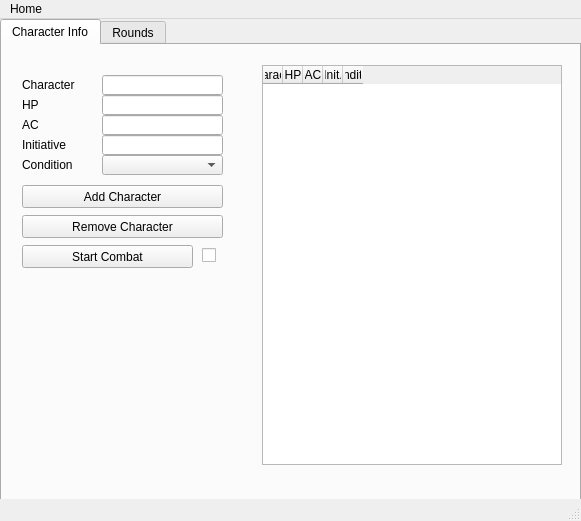
<?xml version="1.0" encoding="UTF-8"?>
<ui version="4.0">
 <class>CT_gui</class>
 <widget class="QMainWindow" name="CT_gui">
  <property name="geometry">
   <rect>
    <x>0</x>
    <y>0</y>
    <width>581</width>
    <height>521</height>
   </rect>
  </property>
  <property name="windowTitle">
   <string>CombAlva Tracked</string>
  </property>
  <property name="windowIcon">
   <iconset resource="Icon.qrc">
    <normaloff>:/icon/CT_icon.ico</normaloff>:/icon/CT_icon.ico</iconset>
  </property>
  <widget class="QWidget" name="centralwidget">
   <widget class="QTabWidget" name="tabWidget">
    <property name="enabled">
     <bool>true</bool>
    </property>
    <property name="geometry">
     <rect>
      <x>0</x>
      <y>0</y>
      <width>581</width>
      <height>501</height>
     </rect>
    </property>
    <property name="sizePolicy">
     <sizepolicy hsizetype="Expanding" vsizetype="Expanding">
      <horstretch>0</horstretch>
      <verstretch>0</verstretch>
     </sizepolicy>
    </property>
    <property name="currentIndex">
     <number>0</number>
    </property>
    <widget class="QWidget" name="tab">
     <attribute name="title">
      <string>Character Info</string>
     </attribute>
     <widget class="QTableWidget" name="CharDataTable">
      <property name="geometry">
       <rect>
        <x>260</x>
        <y>20</y>
        <width>300</width>
        <height>400</height>
       </rect>
      </property>
      <property name="editTriggers">
       <set>QAbstractItemView::NoEditTriggers</set>
      </property>
      <property name="alternatingRowColors">
       <bool>true</bool>
      </property>
      <attribute name="horizontalHeaderCascadingSectionResizes">
       <bool>true</bool>
      </attribute>
      <attribute name="horizontalHeaderMinimumSectionSize">
       <number>1</number>
      </attribute>
      <attribute name="horizontalHeaderDefaultSectionSize">
       <number>10</number>
      </attribute>
      <attribute name="horizontalHeaderShowSortIndicator" stdset="0">
       <bool>false</bool>
      </attribute>
      <attribute name="verticalHeaderVisible">
       <bool>false</bool>
      </attribute>
      <attribute name="verticalHeaderMinimumSectionSize">
       <number>20</number>
      </attribute>
      <attribute name="verticalHeaderDefaultSectionSize">
       <number>20</number>
      </attribute>
      <column>
       <property name="text">
        <string>Character</string>
       </property>
      </column>
      <column>
       <property name="text">
        <string>HP</string>
       </property>
      </column>
      <column>
       <property name="text">
        <string>AC</string>
       </property>
      </column>
      <column>
       <property name="text">
        <string>Init.</string>
       </property>
      </column>
      <column>
       <property name="text">
        <string>Condition</string>
       </property>
      </column>
     </widget>
     <widget class="QLineEdit" name="CharEdit">
      <property name="geometry">
       <rect>
        <x>100</x>
        <y>30</y>
        <width>121</width>
        <height>20</height>
       </rect>
      </property>
      <property name="alignment">
       <set>Qt::AlignRight|Qt::AlignTrailing|Qt::AlignVCenter</set>
      </property>
     </widget>
     <widget class="QLineEdit" name="HPEdit">
      <property name="geometry">
       <rect>
        <x>100</x>
        <y>50</y>
        <width>121</width>
        <height>20</height>
       </rect>
      </property>
      <property name="alignment">
       <set>Qt::AlignRight|Qt::AlignTrailing|Qt::AlignVCenter</set>
      </property>
     </widget>
     <widget class="QLineEdit" name="ACEdit">
      <property name="geometry">
       <rect>
        <x>100</x>
        <y>70</y>
        <width>121</width>
        <height>20</height>
       </rect>
      </property>
      <property name="alignment">
       <set>Qt::AlignRight|Qt::AlignTrailing|Qt::AlignVCenter</set>
      </property>
     </widget>
     <widget class="QLineEdit" name="InitiativeEdit">
      <property name="geometry">
       <rect>
        <x>100</x>
        <y>90</y>
        <width>121</width>
        <height>20</height>
       </rect>
      </property>
      <property name="alignment">
       <set>Qt::AlignRight|Qt::AlignTrailing|Qt::AlignVCenter</set>
      </property>
     </widget>
     <widget class="QPushButton" name="AddCharButton">
      <property name="geometry">
       <rect>
        <x>20</x>
        <y>140</y>
        <width>201</width>
        <height>23</height>
       </rect>
      </property>
      <property name="text">
       <string>Add Character</string>
      </property>
     </widget>
     <widget class="QPushButton" name="UndoCharButton">
      <property name="geometry">
       <rect>
        <x>20</x>
        <y>170</y>
        <width>201</width>
        <height>23</height>
       </rect>
      </property>
      <property name="text">
       <string>Remove Character</string>
      </property>
     </widget>
     <widget class="QPushButton" name="StartCombButton">
      <property name="geometry">
       <rect>
        <x>20</x>
        <y>200</y>
        <width>171</width>
        <height>23</height>
       </rect>
      </property>
      <property name="text">
       <string>Start Combat</string>
      </property>
     </widget>
     <widget class="QCheckBox" name="CombatCheckBox">
      <property name="geometry">
       <rect>
        <x>200</x>
        <y>200</y>
        <width>41</width>
        <height>21</height>
       </rect>
      </property>
      <property name="text">
       <string/>
      </property>
      <property name="checkable">
       <bool>false</bool>
      </property>
     </widget>
     <widget class="QLabel" name="Char">
      <property name="geometry">
       <rect>
        <x>20</x>
        <y>30</y>
        <width>81</width>
        <height>20</height>
       </rect>
      </property>
      <property name="text">
       <string>Character</string>
      </property>
     </widget>
     <widget class="QLabel" name="HP">
      <property name="geometry">
       <rect>
        <x>20</x>
        <y>50</y>
        <width>81</width>
        <height>20</height>
       </rect>
      </property>
      <property name="text">
       <string>HP</string>
      </property>
     </widget>
     <widget class="QLabel" name="AC">
      <property name="geometry">
       <rect>
        <x>20</x>
        <y>70</y>
        <width>81</width>
        <height>20</height>
       </rect>
      </property>
      <property name="text">
       <string>AC</string>
      </property>
     </widget>
     <widget class="QLabel" name="Initiative">
      <property name="geometry">
       <rect>
        <x>20</x>
        <y>90</y>
        <width>81</width>
        <height>20</height>
       </rect>
      </property>
      <property name="text">
       <string>Initiative</string>
      </property>
     </widget>
     <widget class="QLabel" name="Cond">
      <property name="geometry">
       <rect>
        <x>20</x>
        <y>110</y>
        <width>81</width>
        <height>20</height>
       </rect>
      </property>
      <property name="text">
       <string>Condition</string>
      </property>
     </widget>
     <widget class="QComboBox" name="CondComboBox">
      <property name="enabled">
       <bool>true</bool>
      </property>
      <property name="geometry">
       <rect>
        <x>100</x>
        <y>110</y>
        <width>121</width>
        <height>20</height>
       </rect>
      </property>
      <property name="editable">
       <bool>false</bool>
      </property>
      <property name="currentText">
       <string/>
      </property>
      <property name="sizeAdjustPolicy">
       <enum>QComboBox::AdjustToMinimumContentsLength</enum>
      </property>
     </widget>
    </widget>
    <widget class="QWidget" name="tab_2">
     <attribute name="title">
      <string>Rounds</string>
     </attribute>
     <widget class="QTableWidget" name="CharOrderTable">
      <property name="geometry">
       <rect>
        <x>10</x>
        <y>20</y>
        <width>300</width>
        <height>400</height>
       </rect>
      </property>
      <property name="editTriggers">
       <set>QAbstractItemView::NoEditTriggers</set>
      </property>
      <property name="alternatingRowColors">
       <bool>true</bool>
      </property>
      <attribute name="horizontalHeaderCascadingSectionResizes">
       <bool>true</bool>
      </attribute>
      <attribute name="horizontalHeaderMinimumSectionSize">
       <number>1</number>
      </attribute>
      <attribute name="horizontalHeaderDefaultSectionSize">
       <number>10</number>
      </attribute>
      <attribute name="verticalHeaderVisible">
       <bool>false</bool>
      </attribute>
      <attribute name="verticalHeaderMinimumSectionSize">
       <number>20</number>
      </attribute>
      <attribute name="verticalHeaderDefaultSectionSize">
       <number>20</number>
      </attribute>
      <column>
       <property name="text">
        <string>Character</string>
       </property>
      </column>
      <column>
       <property name="text">
        <string>HP</string>
       </property>
      </column>
      <column>
       <property name="text">
        <string>AC</string>
       </property>
      </column>
      <column>
       <property name="text">
        <string>Init.</string>
       </property>
      </column>
      <column>
       <property name="text">
        <string>Condition</string>
       </property>
      </column>
     </widget>
     <widget class="QLineEdit" name="DmgDealtEdit">
      <property name="geometry">
       <rect>
        <x>440</x>
        <y>60</y>
        <width>121</width>
        <height>20</height>
       </rect>
      </property>
      <property name="text">
       <string>0</string>
      </property>
      <property name="alignment">
       <set>Qt::AlignRight|Qt::AlignTrailing|Qt::AlignVCenter</set>
      </property>
     </widget>
     <widget class="QLabel" name="Damage">
      <property name="geometry">
       <rect>
        <x>320</x>
        <y>30</y>
        <width>211</width>
        <height>20</height>
       </rect>
      </property>
      <property name="text">
       <string>Damage</string>
      </property>
      <property name="alignment">
       <set>Qt::AlignCenter</set>
      </property>
     </widget>
     <widget class="QLabel" name="DmgDealt">
      <property name="geometry">
       <rect>
        <x>320</x>
        <y>60</y>
        <width>121</width>
        <height>20</height>
       </rect>
      </property>
      <property name="text">
       <string>Damage dealt</string>
      </property>
     </widget>
     <widget class="QComboBox" name="DmgTargetComboBox">
      <property name="geometry">
       <rect>
        <x>440</x>
        <y>80</y>
        <width>121</width>
        <height>22</height>
       </rect>
      </property>
     </widget>
     <widget class="QLabel" name="DmgTarget">
      <property name="geometry">
       <rect>
        <x>320</x>
        <y>80</y>
        <width>121</width>
        <height>20</height>
       </rect>
      </property>
      <property name="text">
       <string>Damage target</string>
      </property>
     </widget>
     <widget class="QLabel" name="CondDealt">
      <property name="geometry">
       <rect>
        <x>320</x>
        <y>160</y>
        <width>121</width>
        <height>20</height>
       </rect>
      </property>
      <property name="text">
       <string>Condition dealt</string>
      </property>
     </widget>
     <widget class="QLabel" name="CondTarget">
      <property name="geometry">
       <rect>
        <x>320</x>
        <y>180</y>
        <width>121</width>
        <height>20</height>
       </rect>
      </property>
      <property name="text">
       <string>Condition target</string>
      </property>
     </widget>
     <widget class="QLabel" name="Condition">
      <property name="geometry">
       <rect>
        <x>320</x>
        <y>130</y>
        <width>211</width>
        <height>20</height>
       </rect>
      </property>
      <property name="layoutDirection">
       <enum>Qt::LeftToRight</enum>
      </property>
      <property name="text">
       <string>Condition</string>
      </property>
      <property name="alignment">
       <set>Qt::AlignCenter</set>
      </property>
     </widget>
     <widget class="QComboBox" name="CondTargetComboBox">
      <property name="geometry">
       <rect>
        <x>440</x>
        <y>180</y>
        <width>121</width>
        <height>22</height>
       </rect>
      </property>
     </widget>
     <widget class="QLabel" name="DmgHealed">
      <property name="geometry">
       <rect>
        <x>320</x>
        <y>260</y>
        <width>121</width>
        <height>20</height>
       </rect>
      </property>
      <property name="text">
       <string>Damage healed</string>
      </property>
     </widget>
     <widget class="QLineEdit" name="DmgHealedEdit">
      <property name="geometry">
       <rect>
        <x>440</x>
        <y>260</y>
        <width>121</width>
        <height>20</height>
       </rect>
      </property>
      <property name="text">
       <string>0</string>
      </property>
      <property name="alignment">
       <set>Qt::AlignRight|Qt::AlignTrailing|Qt::AlignVCenter</set>
      </property>
     </widget>
     <widget class="QLabel" name="HealTarget">
      <property name="geometry">
       <rect>
        <x>320</x>
        <y>280</y>
        <width>121</width>
        <height>20</height>
       </rect>
      </property>
      <property name="text">
       <string>Healing target</string>
      </property>
     </widget>
     <widget class="QLabel" name="Heal">
      <property name="geometry">
       <rect>
        <x>320</x>
        <y>230</y>
        <width>211</width>
        <height>20</height>
       </rect>
      </property>
      <property name="text">
       <string>Heal</string>
      </property>
      <property name="alignment">
       <set>Qt::AlignCenter</set>
      </property>
     </widget>
     <widget class="QComboBox" name="DmgHealedComboBox">
      <property name="geometry">
       <rect>
        <x>440</x>
        <y>280</y>
        <width>121</width>
        <height>22</height>
       </rect>
      </property>
     </widget>
     <widget class="QLabel" name="Round">
      <property name="geometry">
       <rect>
        <x>480</x>
        <y>390</y>
        <width>61</width>
        <height>20</height>
       </rect>
      </property>
      <property name="text">
       <string>Round</string>
      </property>
     </widget>
     <widget class="QPushButton" name="NextTurnButton">
      <property name="geometry">
       <rect>
        <x>320</x>
        <y>360</y>
        <width>241</width>
        <height>23</height>
       </rect>
      </property>
      <property name="text">
       <string>Next Turn</string>
      </property>
     </widget>
     <widget class="QPushButton" name="DealActionButton">
      <property name="geometry">
       <rect>
        <x>320</x>
        <y>330</y>
        <width>241</width>
        <height>23</height>
       </rect>
      </property>
      <property name="text">
       <string>Deal Action</string>
      </property>
     </widget>
     <widget class="QComboBox" name="CondDealtComboBox">
      <property name="geometry">
       <rect>
        <x>440</x>
        <y>160</y>
        <width>121</width>
        <height>22</height>
       </rect>
      </property>
     </widget>
     <widget class="QLabel" name="RoundNumber">
      <property name="geometry">
       <rect>
        <x>540</x>
        <y>390</y>
        <width>21</width>
        <height>20</height>
       </rect>
      </property>
      <property name="text">
       <string>0</string>
      </property>
      <property name="alignment">
       <set>Qt::AlignRight|Qt::AlignTrailing|Qt::AlignVCenter</set>
      </property>
     </widget>
    </widget>
   </widget>
  </widget>
  <widget class="QMenuBar" name="menubar">
   <property name="geometry">
    <rect>
     <x>0</x>
     <y>0</y>
     <width>581</width>
     <height>22</height>
    </rect>
   </property>
   <widget class="QMenu" name="menuHome">
    <property name="title">
     <string>Home</string>
    </property>
    <addaction name="actionNew"/>
    <addaction name="actionSave"/>
    <addaction name="actionSave_as"/>
    <addaction name="actionOpen"/>
   </widget>
   <addaction name="menuHome"/>
  </widget>
  <widget class="QStatusBar" name="statusbar"/>
  <action name="actionNew">
   <property name="text">
    <string>New</string>
   </property>
   <property name="shortcut">
    <string>Ctrl+N</string>
   </property>
  </action>
  <action name="actionSave">
   <property name="text">
    <string>Save</string>
   </property>
   <property name="shortcut">
    <string>Ctrl+S</string>
   </property>
  </action>
  <action name="actionSave_as">
   <property name="text">
    <string>Save as...</string>
   </property>
   <property name="shortcut">
    <string>Ctrl+Shift+S</string>
   </property>
  </action>
  <action name="actionOpen">
   <property name="text">
    <string>Open</string>
   </property>
   <property name="shortcut">
    <string>Ctrl+O</string>
   </property>
  </action>
 </widget>
 <resources>
  <include location="Icon.qrc"/>
 </resources>
 <connections/>
</ui>
